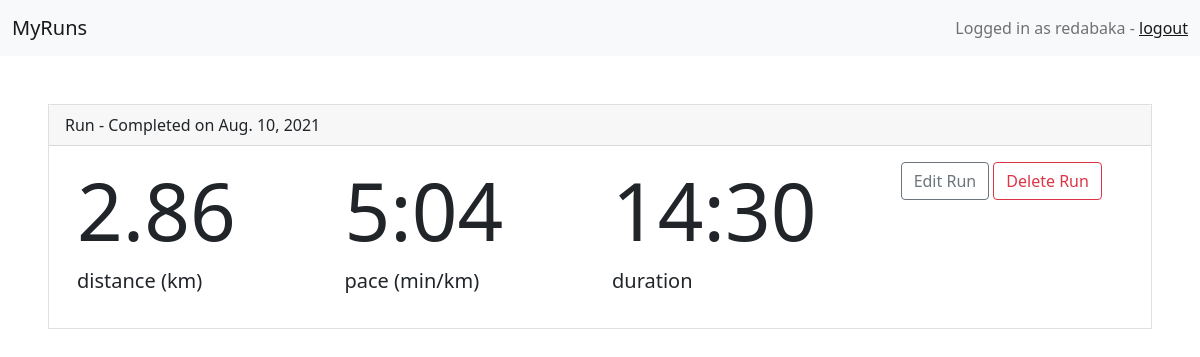
Before: /run/1/ (signed in) with the older database file.
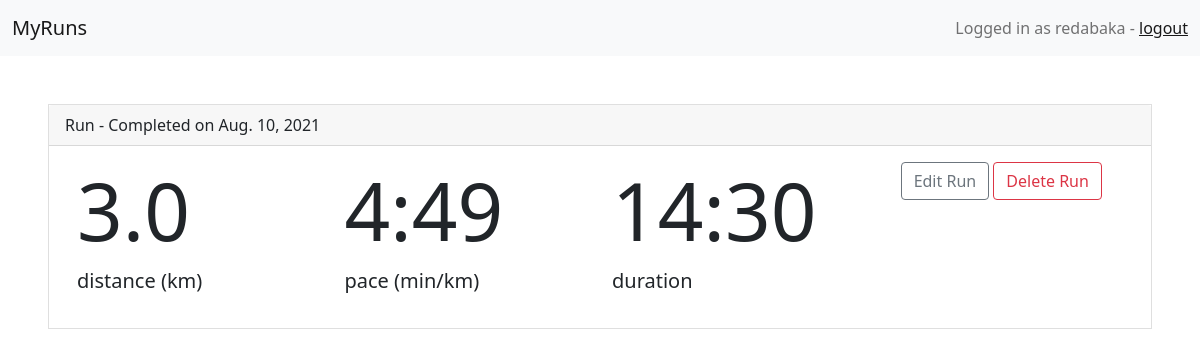
After: the same page with the newer database file.
### workout/models.py (models this page shows, shortened)
class Run(models.Model):
    ACTIVITY_CHOICES = (
        ('run', 'Run'),
        ('hike', 'Hike')
    )
    user = models.ForeignKey(User, on_delete=models.CASCADE, null=True, blank=True)
    activity = models.CharField(max_length=20, choices=ACTIVITY_CHOICES, default='run')
    name = models.CharField(max_length=20)
    created = models.DateTimeField(auto_now_add=True)
    distance = models.FloatField()
    duration = models.FloatField()
    pace = models.FloatField()
    date = models.DateField()
    class Meta:
        order_with_respect_to = 'user'

### workout/views.py (the view)
# urls.py: path('run/<str:pk>/', views.run_details, name='run_details'),
@login_required(login_url='login/')
def run_details(request, pk):
    run = Run.objects.get(id=pk, user=request.user)
    return render(request,
                  'workout/run/details.html',
                  {'run': run})

### workout/templatetags/workout_tags.py (called while the page is built)
@register.filter
def convert_to_minutes(value):
    seconds = float(value)-int(value)
    return '{}:{:02d}'.format(int(value),int(seconds*60))

### workout/templates/workout/run/details.html (shortened to what this page needs)
{% extends "base.html" %}
{% load workout_tags %}
{% block content %}
<div class="card-header">
    {{ run.name }} - Completed on {{ run.date }}
</div>
<div class="card-body">
    <div class="container">
        <div class="row">
            <div class="col-md-3">
                <h1 class="display-1">{{ run.distance }}</h1>
                <p class='lead'>distance (km)</p>
            </div>
            <div class="col-md-3">
                <h1 class="display-1">{{ run.pace|convert_to_minutes }}</h1>
                <p class="lead">pace (min/km)</p>
            </div>
            <div class="col-md-3">
                <h1 class="display-1">{{ run.duration|convert_to_minutes}}</h1>
                <p class="lead">duration</p>
            </div>
            <div class='col-md-3 text-center'>
                <a href="{% url 'workout:edit_run' run.id %}" class="btn btn-outline-secondary">Edit Run</a>
                <a href="{% url 'workout:delete_run' run.id %}" class="btn btn-outline-danger">Delete Run</a>
            </div>
        </div>
    </div>
</div>
 {% endblock %}

Changed rows visible on the page:
changed Run "Run": distance "2.86" → "3.0"; pace|convert_to_minutes "5:04" → "4:49"
